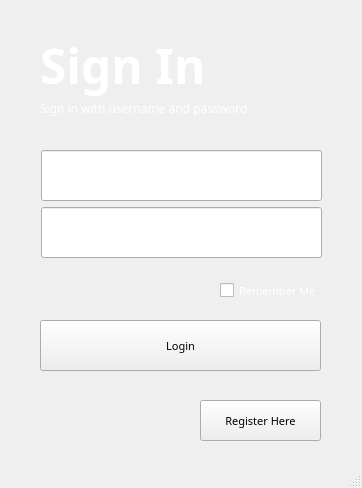
<?xml version="1.0" encoding="UTF-8"?>
<ui version="4.0">
 <class>Login</class>
 <widget class="QMainWindow" name="Login">
  <property name="geometry">
   <rect>
    <x>0</x>
    <y>0</y>
    <width>362</width>
    <height>488</height>
   </rect>
  </property>
  <property name="windowTitle">
   <string>Login</string>
  </property>
  <widget class="QWidget" name="centralwidget">
   <widget class="QCheckBox" name="checkBox">
    <property name="geometry">
     <rect>
      <x>220</x>
      <y>280</y>
      <width>101</width>
      <height>21</height>
     </rect>
    </property>
    <property name="font">
     <font>
      <family>Poppins</family>
      <pointsize>8</pointsize>
     </font>
    </property>
    <property name="styleSheet">
     <string notr="true">color: rgb(255, 255, 255);</string>
    </property>
    <property name="text">
     <string>Remember Me</string>
    </property>
    <property name="checkable">
     <bool>true</bool>
    </property>
   </widget>
   <widget class="QPushButton" name="register_page">
    <property name="geometry">
     <rect>
      <x>200</x>
      <y>400</y>
      <width>121</width>
      <height>41</height>
     </rect>
    </property>
    <property name="font">
     <font>
      <family>Poppins</family>
      <pointsize>8</pointsize>
     </font>
    </property>
    <property name="cursor">
     <cursorShape>PointingHandCursor</cursorShape>
    </property>
    <property name="text">
     <string>Register Here</string>
    </property>
   </widget>
   <widget class="QPushButton" name="loginButton">
    <property name="geometry">
     <rect>
      <x>40</x>
      <y>320</y>
      <width>281</width>
      <height>51</height>
     </rect>
    </property>
    <property name="font">
     <font>
      <family>Poppins</family>
      <pointsize>8</pointsize>
     </font>
    </property>
    <property name="cursor">
     <cursorShape>PointingHandCursor</cursorShape>
    </property>
    <property name="text">
     <string>Login</string>
    </property>
   </widget>
   <widget class="QLabel" name="label">
    <property name="geometry">
     <rect>
      <x>40</x>
      <y>30</y>
      <width>181</width>
      <height>71</height>
     </rect>
    </property>
    <property name="font">
     <font>
      <family>Poppins</family>
      <pointsize>36</pointsize>
      <weight>75</weight>
      <bold>true</bold>
     </font>
    </property>
    <property name="styleSheet">
     <string notr="true">color: rgb(255, 255, 255);</string>
    </property>
    <property name="text">
     <string>Sign In</string>
    </property>
   </widget>
   <widget class="QLabel" name="label_2">
    <property name="geometry">
     <rect>
      <x>40</x>
      <y>100</y>
      <width>211</width>
      <height>16</height>
     </rect>
    </property>
    <property name="font">
     <font>
      <family>Poppins</family>
     </font>
    </property>
    <property name="styleSheet">
     <string notr="true">color: rgb(255, 255, 255);</string>
    </property>
    <property name="text">
     <string>Sign in with username and password</string>
    </property>
   </widget>
   <widget class="QLineEdit" name="passwordLineEdit">
    <property name="geometry">
     <rect>
      <x>41</x>
      <y>207</y>
      <width>281</width>
      <height>51</height>
     </rect>
    </property>
    <property name="font">
     <font>
      <family>Poppins</family>
      <pointsize>12</pointsize>
     </font>
    </property>
    <property name="echoMode">
     <enum>QLineEdit::Password</enum>
    </property>
   </widget>
   <widget class="QLineEdit" name="userLineEdit">
    <property name="geometry">
     <rect>
      <x>41</x>
      <y>150</y>
      <width>281</width>
      <height>51</height>
     </rect>
    </property>
    <property name="font">
     <font>
      <family>Poppins</family>
      <pointsize>12</pointsize>
     </font>
    </property>
    <property name="placeholderText">
     <string/>
    </property>
   </widget>
   <zorder>splitter</zorder>
   <zorder>label</zorder>
   <zorder>register_page</zorder>
   <zorder>passwordLineEdit</zorder>
   <zorder>label_2</zorder>
   <zorder>loginButton</zorder>
   <zorder>userLineEdit</zorder>
   <zorder>checkBox</zorder>
  </widget>
  <widget class="QMenuBar" name="menubar">
   <property name="geometry">
    <rect>
     <x>0</x>
     <y>0</y>
     <width>362</width>
     <height>20</height>
    </rect>
   </property>
  </widget>
  <widget class="QStatusBar" name="statusbar"/>
 </widget>
 <resources/>
 <connections/>
</ui>
